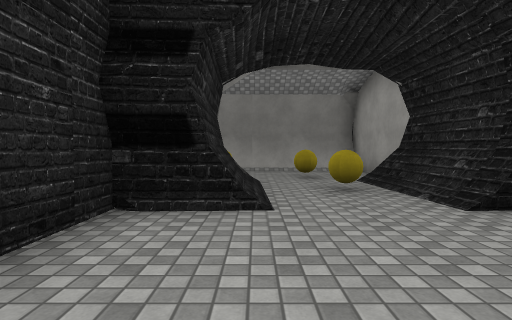
View 1 (above)

19 first-person views from a walk through a scene from a Unity 3-D project. The camera is 1.2 m above the floor, tilts 2° down and sees 80° across. The floor is counted in squares, 2 m on a side. Each view is taken from the middle of a square. On the plan, view 1 faces up. The plan holds only what a view shows up to about 9 squares ahead; the rest is blank. The place goes on beyond the plan. The player is left out. Some animated figures are not drawn. Some surface patterns are stand-ins.

View 2
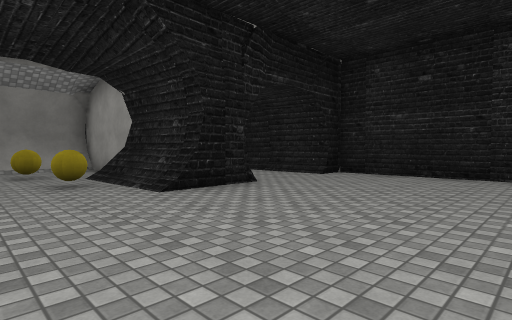

View 3
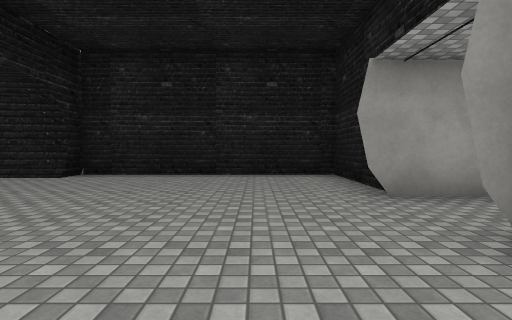

View 4
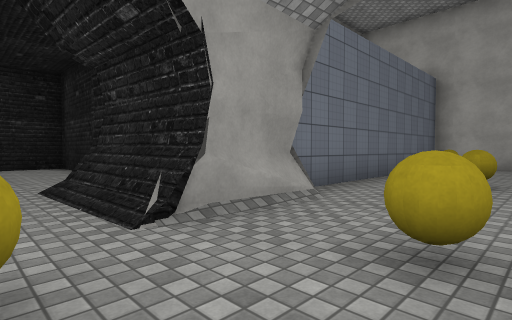

View 5
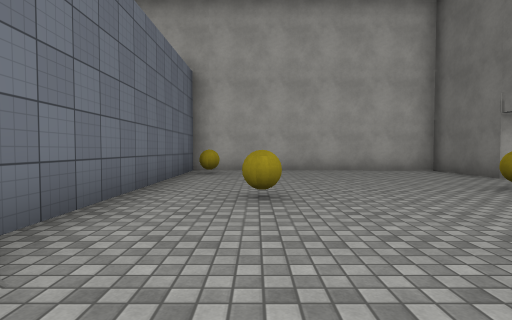

View 6
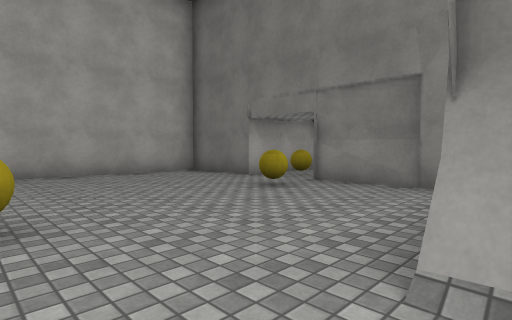

View 7
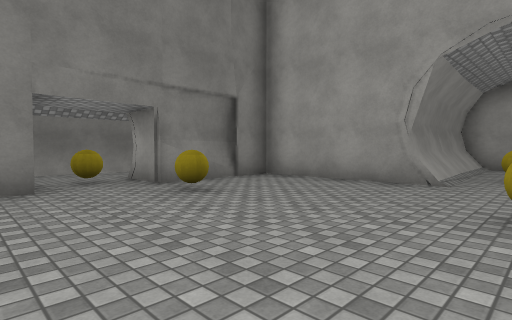

View 8
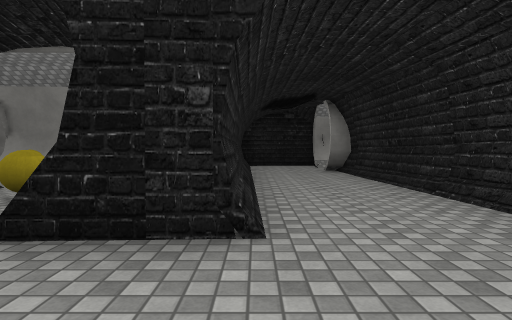

View 9
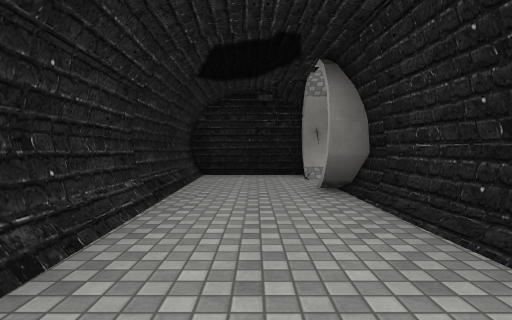

View 10
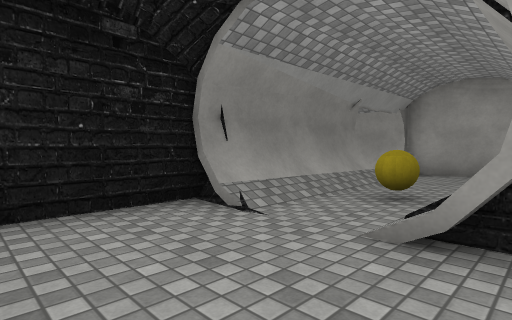

View 11
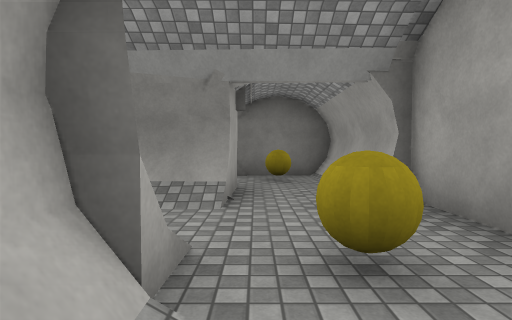

View 12
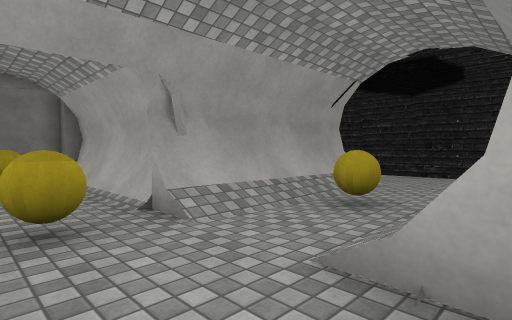

View 13
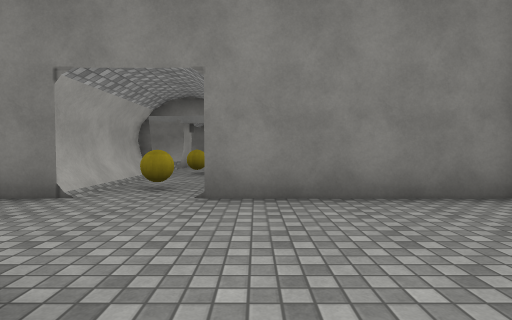

View 14
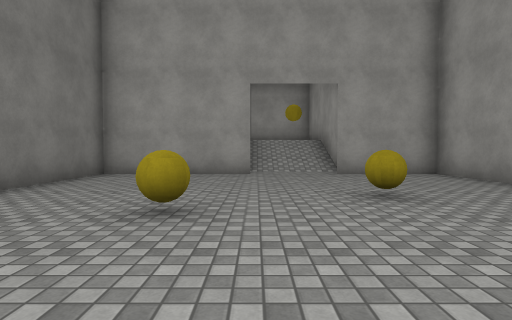

View 15
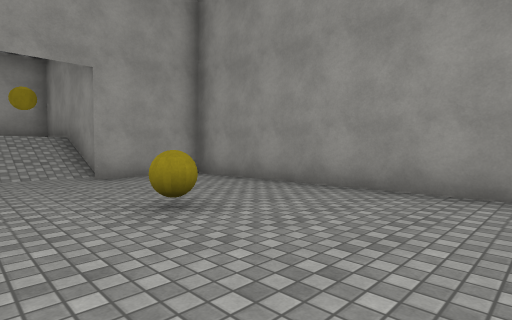

View 16
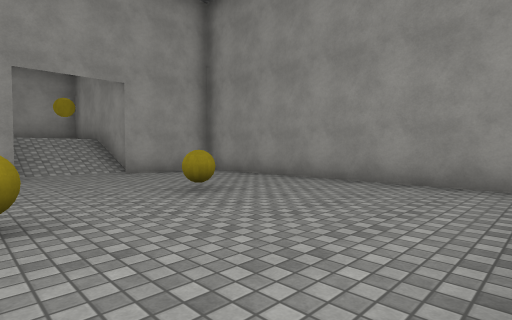

View 17
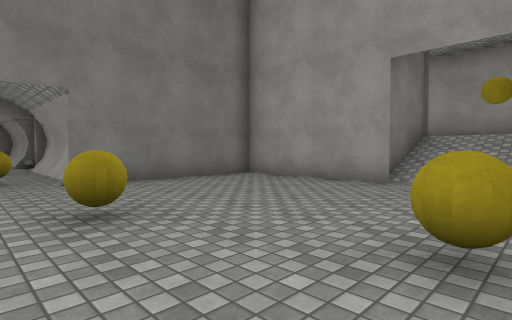

View 18
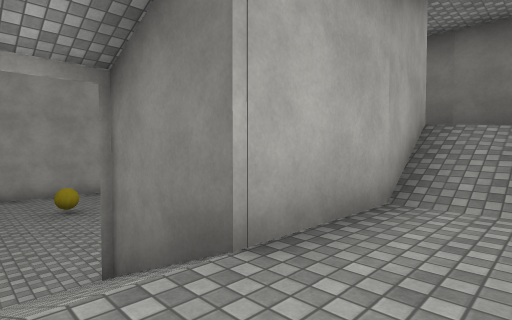

View 19
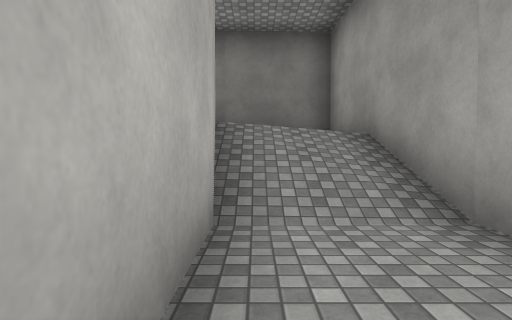

### Floor plan
Key: @ floor where view 1 was taken; # wall or solid block; . main floor; : floor 1.25 m higher than the main floor; + floor 1.75 m higher than the main floor; * floor 3.5 m higher than the main floor; % floor 3.75 m higher than the main floor; / step, stairs or slope; O other object.
Columns run from 10 left of view 1 to 20 right of it. Each row starts with its distance up from view 1.
 16    ####
 15    ....             ###
 14   #...              O.#
 13   #.O###            ..#
 12 ###..####    #######..#
 11 #....O..#    #........#
 10 #.......#    #....O..O#
  9 #.......######..####..#    ####
  8 #........O...#...###..        #
  7 #....O.....O.##..###O.     %%*#
  6 #O...........##..###..######//#
  5 ##########/O.##..# .......##//#
  4          #/..##..# .......##++#
  3         ##/..##..#...O....##++#
  2         #........#........//++#
  1         #........#......../:++#
  0         #.@......#....O...#####
 -1         #........#........#
 -2         #........#........#
 -3         #####.#############
 -4              .#

Positions as (right, up) in squares from view 1, and headings:
1: (0, 0), facing up
2: (0, -1), facing up-right
3: (0, -1), facing right
4: (1, 8), facing down-left
5: (-1, 7), facing left
6: (-2, 7), facing up-left
7: (-8, 7), facing up-right
8: (4, 1), facing up
9: (5, 5), facing up
10: (4, 9), facing up-right
11: (10, 8), facing up
12: (11, 12), facing down-left
13: (12, 2), facing up
14: (8, 2), facing right
15: (9, 2), facing down-right
16: (8, 3), facing down-right
17: (10, 0), facing up-right
18: (19, 1), facing up-left
19: (18, 2), facing up
